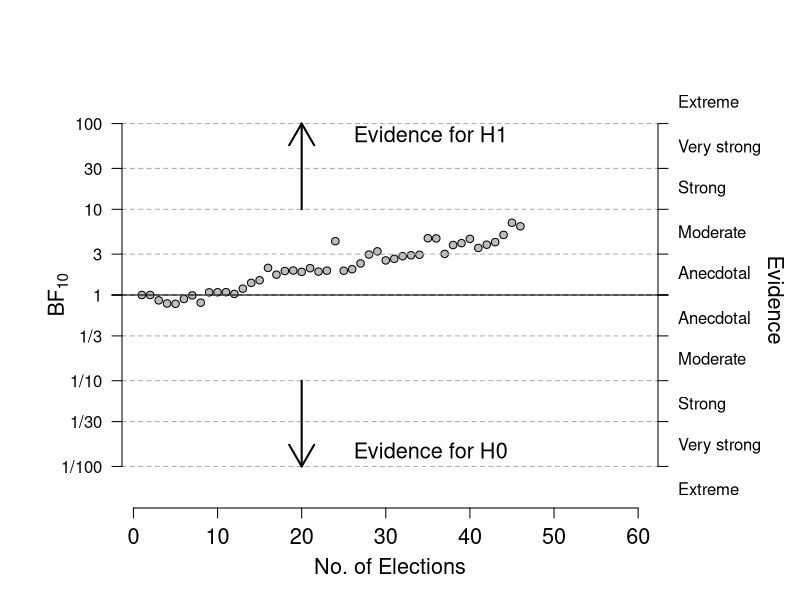

The R script that drew this image:
# rm(list=ls())

# height of president divided by height of most successful opponent:
height.ratio <- c(0.924324324, 1.081871345, 1, 0.971098266, 1.029761905, 
    0.935135135, 0.994252874, 0.908163265, 1.045714286, 1.18404908, 1.115606936, 
    0.971910112, 0.97752809, 0.978609626, 1, 0.933333333, 1.071428571, 
    0.944444444, 0.944444444, 1.017142857, 1.011111111, 1.011235955, 1.011235955, 
    1.089285714, 0.988888889, 1.011111111, 1.032967033, 1.044444444, 1, 
    1.086705202, 1.011560694, 1.005617978, 1.005617978, 1.005494505, 1.072222222, 
    1.011111111, 0.983783784, 0.967213115, 1.04519774, 1.027777778, 1.086705202, 
    1, 1.005347594, 0.983783784, 0.943005181, 1.057142857)

# proportion popular vote for president vs most successful opponent
pop.vote <- c(0.427780852, 0.56148981, 0.597141922, 0.581254292, 0.530344067, 
    0.507425996, 0.526679292, 0.536690951, 0.577825976, 0.573225387, 0.550410082, 
    0.559380032, 0.484823958, 0.500466176, 0.502934212, 0.49569636, 0.516904414, 
    0.522050547, 0.531494442, 0.60014892, 0.545079801, 0.604274986, 0.51635906, 
    0.63850958, 0.652184407, 0.587920412, 0.5914898, 0.624614752, 0.550040193, 
    0.537771958, 0.523673642, 0.554517134, 0.577511576, 0.500856251, 0.613444534, 
    0.504063153, 0.617883695, 0.51049949, 0.553073235, 0.59166415, 0.538982024, 
    0.53455133, 0.547304058, 0.497350649, 0.512424242, 0.536914796)

## now calculate BF sequentially; two-sided test
library("hypergeo")
BF10.HG.exact = function(n, r) {
    # Jeffreys' test for whether a correlation is zero or not Jeffreys
    # (1961), pp. 289-292 Note that if the means are subtracted, n needs to
    # be replaced by n-1
    hypgeo = hypergeo((0.25 + n/2), (-0.25 + n/2), (3/2 + n/2), r^2)
    BF10 = (sqrt(pi) * gamma(n/2 + 1) * (hypgeo))/(2 * gamma(3/2 + n/2))
    return(as.numeric(BF10))
}

BF10 <- array()
BF10[1] <- 1
BF10[2] <- 1

for (i in 3:length(height.ratio)) {
    BF10[i] <- BF10.HG.exact(n = i - 1, r = cor(height.ratio[1:i], pop.vote[1:i]))
}

# We wish to plot this Bayes factor sequentially, as it unfolds as more
# elections become available: ============ Plot log Bayes factors ================

par(cex.main = 1.3, mar = c(4.5, 6, 4, 7) + 0.1, mgp = c(3, 1, 0), cex.lab = 1.3, 
    font.lab = 2, cex.axis = 1.3, las = 1)
xhigh <- 60
plot(log(BF10), xlim = c(1, xhigh), ylim = c(-1 * log(200), log(200)), 
    xlab = "", ylab = "", cex.lab = 1.3, cex.axis = 1.3, las = 1, yaxt = "n", 
    bty = "n", type = "p", pch = 21, bg = "grey")

labelsUpper = log(c(100, 30, 10, 3, 1))
labelsLower = -1 * labelsUpper
criticalP = c(labelsLower, 0, labelsUpper)
for (idx in 1:length(criticalP)) {
    abline(h = criticalP[idx], col = "darkgrey", lwd = 1, lty = 2)
}
abline(h = 0)
axis(side = 4, at = criticalP, tick = TRUE, las = 2, cex.axis = 1, labels = FALSE)
axis(side = 4, at = labelsUpper + 0.602, tick = FALSE, cex.axis = 1, labels = c("Extreme", 
    "Very strong", "Strong", "Moderate", "Anecdotal"))
axis(side = 4, at = labelsLower - 0.602, tick = FALSE, cex.axis = 1, labels = c("Extreme", 
    "Very strong", "Strong", "Moderate", "Anecdotal"))

axis(side = 2, at = c(criticalP), tick = TRUE, las = 2, cex.axis = 1, labels = c("1/100", 
    "1/30", "1/10", "1/3", "1", "", "100", "30", "10", "3", ""))

mtext(expression(BF[1][0]), side = 2, line = 2.5, las = 0, cex = 1.3)
grid::grid.text("Evidence", 0.97, 0.5, rot = 270, gp = grid::gpar(cex = 1.3))
mtext("No. of Elections", side = 1, line = 2.5, las = 1, cex = 1.3)

arrows(20, -log(10), 20, -log(100), length = 0.25, angle = 30, code = 2, 
    lwd = 2)
arrows(20, log(10), 20, log(100), length = 0.25, angle = 30, code = 2, 
    lwd = 2)
text(25, -log(70), "Evidence for H0", pos = 4, cex = 1.3)
text(25, log(70), "Evidence for H1", pos = 4, cex = 1.3)
